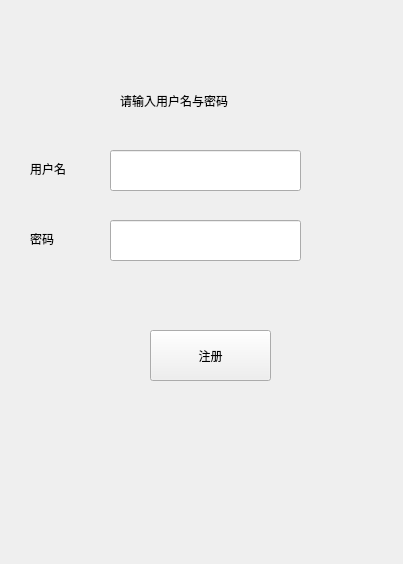
<?xml version="1.0" encoding="UTF-8"?>
<ui version="4.0">
 <class>registerwindow</class>
 <widget class="QWidget" name="registerwindow">
  <property name="geometry">
   <rect>
    <x>0</x>
    <y>0</y>
    <width>403</width>
    <height>564</height>
   </rect>
  </property>
  <property name="windowTitle">
   <string>Form</string>
  </property>
  <widget class="QLineEdit" name="passwordLineEdit">
   <property name="geometry">
    <rect>
     <x>110</x>
     <y>220</y>
     <width>191</width>
     <height>41</height>
    </rect>
   </property>
  </widget>
  <widget class="QLabel" name="label">
   <property name="geometry">
    <rect>
     <x>30</x>
     <y>160</y>
     <width>67</width>
     <height>17</height>
    </rect>
   </property>
   <property name="text">
    <string>用户名</string>
   </property>
  </widget>
  <widget class="QLabel" name="label_2">
   <property name="geometry">
    <rect>
     <x>30</x>
     <y>230</y>
     <width>67</width>
     <height>17</height>
    </rect>
   </property>
   <property name="text">
    <string>密码</string>
   </property>
  </widget>
  <widget class="QLineEdit" name="usernameLineEdit">
   <property name="geometry">
    <rect>
     <x>110</x>
     <y>150</y>
     <width>191</width>
     <height>41</height>
    </rect>
   </property>
  </widget>
  <widget class="QPushButton" name="register_2">
   <property name="geometry">
    <rect>
     <x>150</x>
     <y>330</y>
     <width>121</width>
     <height>51</height>
    </rect>
   </property>
   <property name="styleSheet">
    <string notr="true"/>
   </property>
   <property name="text">
    <string>注册</string>
   </property>
  </widget>
  <widget class="QLabel" name="label_3">
   <property name="geometry">
    <rect>
     <x>120</x>
     <y>80</y>
     <width>161</width>
     <height>41</height>
    </rect>
   </property>
   <property name="text">
    <string>请输入用户名与密码</string>
   </property>
  </widget>
 </widget>
 <resources/>
 <connections/>
</ui>
